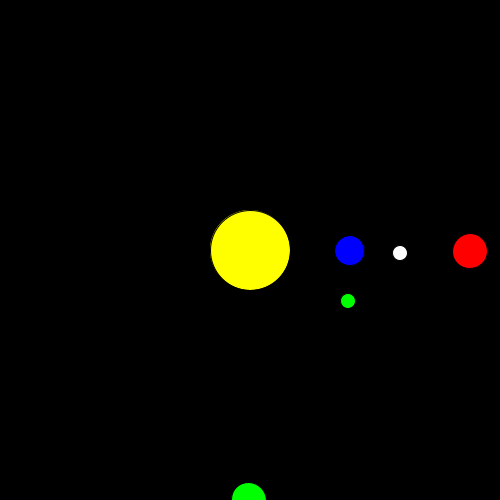
Frame 1 (no input)
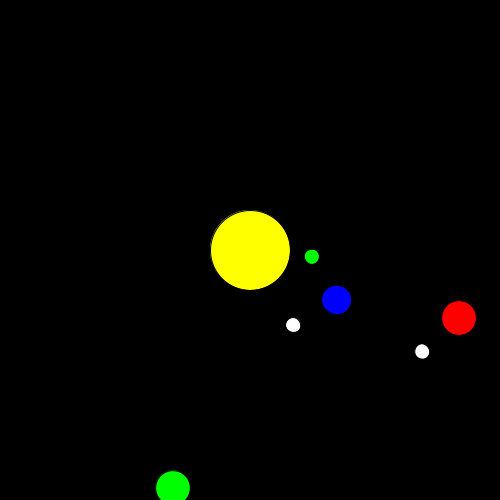
Frame 60 (the mouse pressed at the canvas centre just before this capture)
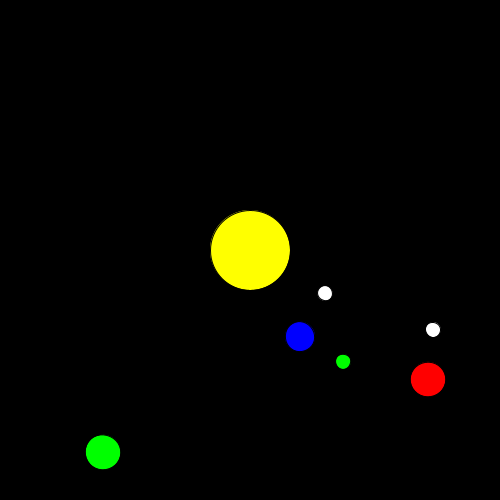
Frame 120 (the mouse held since frame 60 and released just before this capture)

The Processing sketch that drew these frames (run headless with seeded random() and noise(); from frame 60 on, the mouse is pressed at the canvas centre):

// Processing sketch: Sistema_Solar_Facha
// ── Sistema_Solar_Facha.pde


float earthAngle, moonAngle, marsAngle;
float earthDistance, moonDistance, marsDistance;
float earthDelta, moonDelta, marsDelta;

void setup()
{
  size(500, 500);
  earthAngle = 0;
  moonAngle = 0;
  marsAngle = 0;
  earthDistance = 100;
  moonDistance = 50;
  marsDistance = 220;
  earthDelta = 0.5f;
  moonDelta = 2;
  marsDelta = 0.3f;
}

void draw()
{
  background(0);

  earthAngle += earthDelta;
  moonAngle += moonDelta;
  marsAngle += marsDelta;

  if (earthAngle >= 360) {
    earthAngle -= 360;
  }
  if  (moonAngle >= 360) {
    moonAngle -= 360;
  }
  if (marsAngle >= 360) {
    marsAngle -= 360;
  }

  DrawSolarSystem();
}


void DrawSolarSystem()
{
  translate(width/2.0, height/2.0); //Desplaza el punto de pivote
  fill(255, 255, 0);
  ellipse(0, 0, 80, 80); //Dibuja el sol

  pushMatrix();
  pushMatrix();
  rotate(radians(earthAngle));
  translate(earthDistance, 0);
  fill(0, 0, 255);
  ellipse(0, 0, 30, 30);
  pushMatrix();
  rotate(radians(moonAngle));
  translate(moonDistance, 0);
  fill(255, 255, 255);
  ellipse(0, 0, 15, 15);

  popMatrix();

  rotate(radians(moonAngle));
  translate(0, moonDistance);
  fill(0, 255, 0);
  ellipse(0, 0, 15, 15);

  popMatrix();

  rotate(radians(marsAngle));
  translate(marsDistance, 0);
  fill(255, 0, 0);
  ellipse(0, 0, 35, 35);

  rotate(radians(moonAngle));
  translate(moonDistance, 0);
  fill(255, 255, 255);
  ellipse(0, 0, 15, 15);

  popMatrix();

  rotate(radians(marsAngle));
  translate(0, 250);
  fill(0, 255, 0);
  ellipse(0, 0, 35, 35);
}
